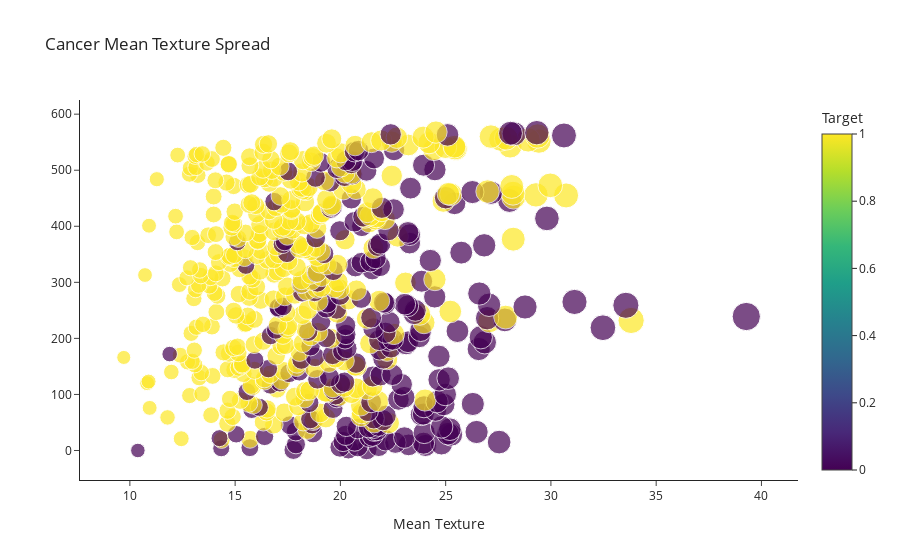

The notebook cell saved with this chart:
### Code cell
fig = px.scatter(df,
                 x='mean texture',
                 color='target',
                 size='mean texture',
                 template='simple_white',
                 title='Cancer Mean Texture Spread',
                 labels={"mean texture": "Mean Texture", "target":"Target"},
                 hover_data=["target"])

fig.update_layout(xaxis_title="Mean Texture",yaxis_title=" ")

fig.show()

### Figure 1 — Plotly figure (JSON) as saved in the notebook; plotly's stock layout.template omitted (floating-point values rounded to 4 significant figures; data arrays with more than 128 entries replaced by an {"elided": "..."} marker saying what was removed)
{"data": [{"customdata": {"elided": "569x1 int values"}, "hovertemplate": "Mean Texture=%{marker.size}<br>index=%{y}<br>Target=%{marker.color}<extra></extra>", "legendgroup": "", "marker": {"color": {"elided": "569 int values"}, "coloraxis": "coloraxis", "size": {"elided": "569 float values"}, "sizemode": "area", "sizeref": 0.0982, "symbol": "circle"}, "mode": "markers", "name": "", "orientation": "h", "showlegend": false, "type": "scatter", "x": {"elided": "569 float values"}, "xaxis": "x", "y": {"elided": "569 int values"}, "yaxis": "y"}], "layout": {"coloraxis": {"colorbar": {"title": {"text": "Target"}}, "colorscale": [[0, "#440154"], [0.1111, "#482878"], [0.2222, "#3e4989"], [0.3333, "#31688e"], [0.4444, "#26828e"], [0.5556, "#1f9e89"], [0.6667, "#35b779"], [0.7778, "#6ece58"], [0.8889, "#b5de2b"], [1, "#fde725"]]}, "legend": {"itemsizing": "constant", "tracegroupgap": 0}, "title": {"text": "Cancer Mean Texture Spread"}, "xaxis": {"anchor": "y", "domain": [0, 1], "title": {"text": "Mean Texture"}}, "yaxis": {"anchor": "x", "domain": [0, 1], "title": {"text": " "}}}}
